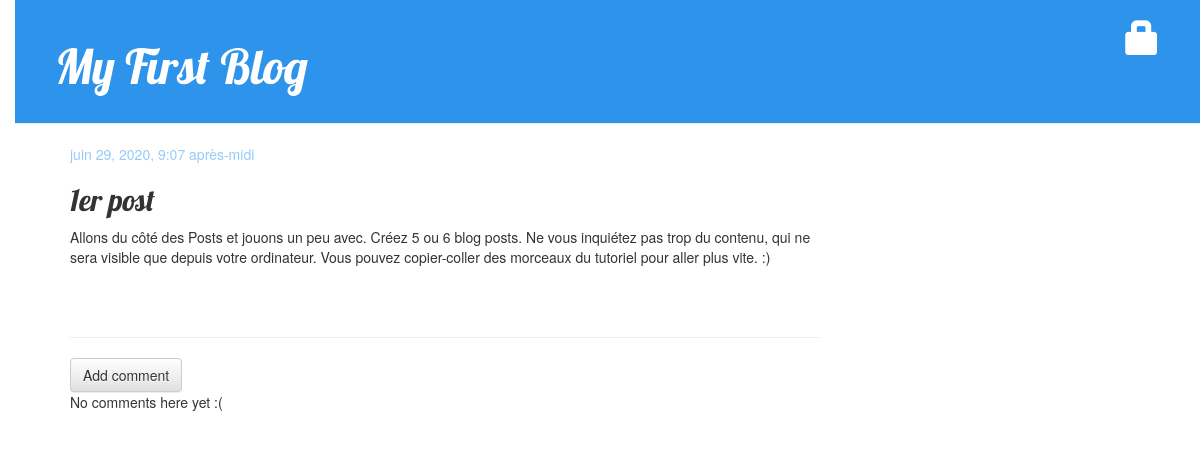
Screenshot of /post/3/ with the database file from the repository.
### blog/models.py (models this page shows, shortened)
class Post(models.Model):
    author = models.ForeignKey(settings.AUTH_USER_MODEL, on_delete=models.CASCADE)
    title = models.CharField(max_length=200)
    text = models.TextField()
    created_date = models.DateTimeField(default=timezone.now)
    published_date = models.DateTimeField(blank=True, null=True)

### blog/views.py (the view)
# urls.py: path('post/<int:pk>/', views.post_detail, name='post_detail'),
def post_detail(request, pk):
    post = get_object_or_404(Post, pk=pk)
    return render(request, 'blog/post_detail.html', {'post': post})

### blog/templates/blog/post_detail.html (shortened to what this page needs)
{% extends 'blog/base.html' %}
{% block content %}
    <div class="post">
        {% if post.published_date %}
            <div class="date">
                {{ post.published_date }}
            </div>
        {% else %}
        <a class="btn btn-default" href="{% url 'post_publish' pk=post.pk %}">Publish</a>
        {% endif %}
        <h2>{{ post.title }}</h2>
        <p>{{ post.text|linebreaksbr }}</p>
    </div>
    <hr>
    <a class="btn btn-default" href="{% url 'add_comment_to_post' pk=post.pk %}">Add comment</a>
    {% for comment in post.comments.all %}
        {% if user.is_authenticated or comment.approved_comment %}
        <div class="comment">
            <div class="date">
                {{ comment.created_date }}
                {% if not comment.approved_comment %}
                    <a class="btn btn-default" href="{% url 'comment_remove' pk=comment.pk %}"><span class="glyphicon glyphicon-remove"></span></a>
                    <a class="btn btn-default" href="{% url 'comment_approve' pk=comment.pk %}"><span class="glyphicon glyphicon-ok"></span></a>
                {% endif %}
            </div>
            <strong>{{ comment.author }}</strong>
            <p>{{ comment.text|linebreaks }}</p>
        </div>
        {% endif %}
    {% empty %}
        <p>No comments here yet :(</p>
    {% endfor %}
{% endblock %}

### blog/static/css/blog.css (style rules this page uses)
body { padding-left: 15px; }
h1, h2, h3, h4 { font-family: 'Lobster', cursive; }
.date { color: #94CBFA; }
.post { margin-bottom: 70px; }

### rows the page displays
Post: published_date "juin 29, 2020, 9:07 après-midi", title "1er post", text "Allons du côté des Posts et jouons un peu avec. Créez 5 ou 6 blog posts. Ne vous inquiétez pas trop du contenu, qui ne sera visible que depuis votre ordinateur. Vous pouvez copier-coller des morceaux du tutoriel pour aller plus vite. :)"
